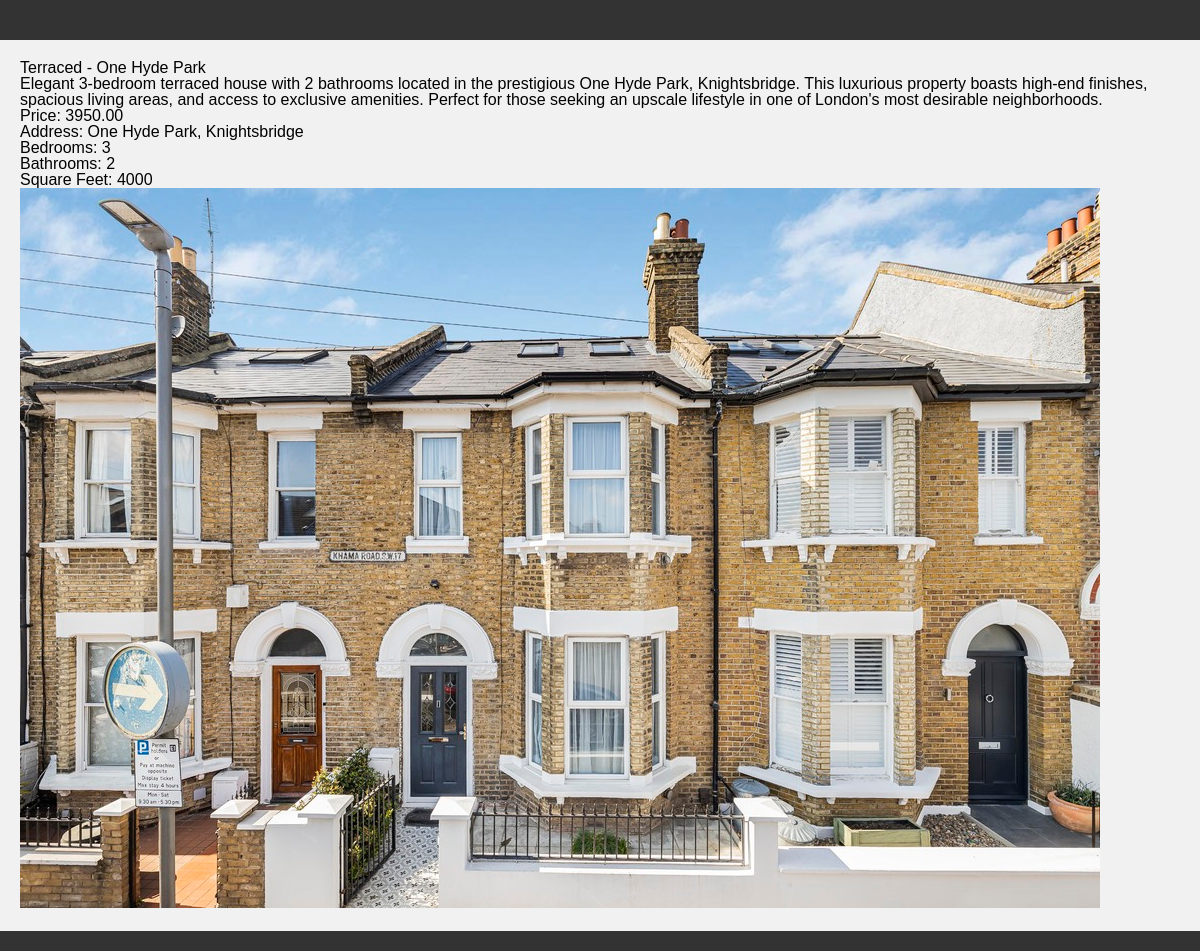
The page /property/3/ on the database its author committed.
### housr_app/models.py (models this page shows, shortened)
class Property(models.Model):
    owner = models.ForeignKey(User, on_delete=models.CASCADE)
    title = models.CharField(max_length=255)
    description = models.TextField()
    price = models.DecimalField(max_digits=10, decimal_places=2)
    address = models.CharField(max_length=255)
    bedrooms = models.IntegerField()
    bathrooms = models.IntegerField()
    sqft = models.IntegerField()
    photo = models.ImageField(upload_to='properties/')
    available = models.BooleanField(default=True)
    created_at = models.DateTimeField(auto_now_add=True)
    updated_at = models.DateTimeField(auto_now=True)

### housr_app/views.py (the view)
# urls.py: path('property/<int:pk>/', PropertyDetailView.as_view(), name='property_detail'),
class PropertyDetailView(DetailView):
    model = Property
    context_object_name = 'property'
    template_name = 'property_detail.html'

### templates/property_detail.html
{% extends 'base.html' %}
{% block content %}
  <h1>{{ property.title }}</h1>
  <p>{{ property.description }}</p>
  <p>Price: {{ property.price }}</p>
  <p>Address: {{ property.address }}</p>
  <p>Bedrooms: {{ property.bedrooms }}</p>
  <p>Bathrooms: {{ property.bathrooms }}</p>
  <p>Square Feet: {{ property.sqft }}</p>
  <img src="{{ property.photo.url }}" alt="{{ property.title }}">
{% endblock %}

### static/base.css (style rules this page uses)
html, body, div, span, applet, object, iframe, h1, h2, h3, h4, h5, h6, p, blockquote, pre, a, abbr, acronym, address, big, cite, code, del, dfn, em, img, ins, kbd, q, s, samp, small, strike, strong, sub, sup, tt, var, b, u, i, center, dl, dt, dd, ol, ul, li, fieldset, form, label, legend, table, caption, tbody, tfoot, thead, tr, th, td, article, aside, canvas, details, embed, figure, figcaption, footer, header, hgroup, menu, nav, output, ruby, section, summary, time, mark, audio, video { margin: 0; padding: 0; border: 0; font-size: 100%; font: inherit; vertical-align: baseline; }
body { line-height: 1; }
body { font-family: Arial, sans-serif; background-color: #f1f1f1; }

### rows shown on the page
Property: title "Terraced - One Hyde Park", description "Elegant 3-bedroom terraced house with 2 bathrooms located in the prestigious One Hyde Park, Knightsbridge. This luxurious property boasts high-end finishes, spacious living areas, and access to exclusive amenities. Perfect for those seeking an upscale lifestyle in one of London's most desirable neighborhoods.", price "3950.00", address "One Hyde Park, Knightsbridge", bedrooms "3", bathrooms "2", sqft "4000", photo (picture)
